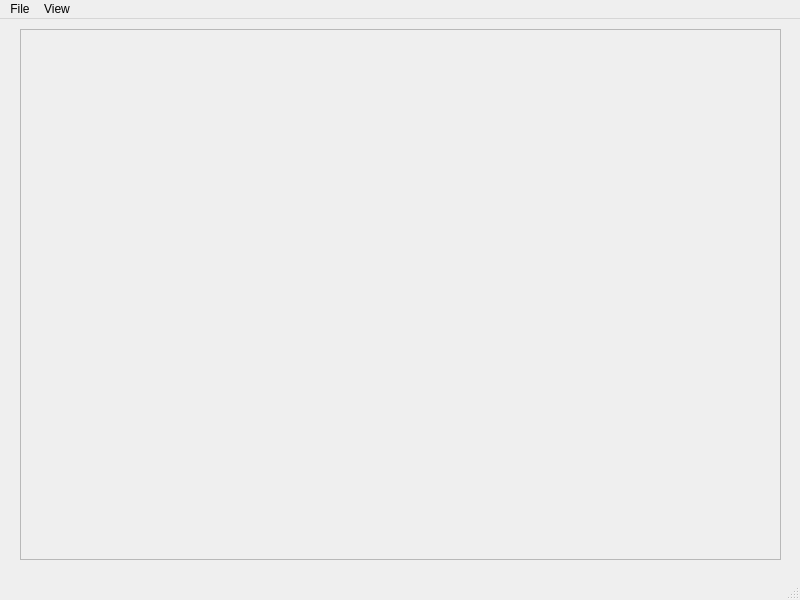
<?xml version="1.0" encoding="UTF-8"?>
<ui version="4.0">
 <class>MainWindow</class>
 <widget class="QMainWindow" name="MainWindow">
  <property name="geometry">
   <rect>
    <x>0</x>
    <y>0</y>
    <width>800</width>
    <height>600</height>
   </rect>
  </property>
  <property name="windowTitle">
   <string>UVLabel</string>
  </property>
  <widget class="QWidget" name="centralwidget">
   <widget class="QFrame" name="frame">
    <property name="geometry">
     <rect>
      <x>20</x>
      <y>10</y>
      <width>761</width>
      <height>531</height>
     </rect>
    </property>
    <property name="frameShape">
     <enum>QFrame::StyledPanel</enum>
    </property>
    <property name="frameShadow">
     <enum>QFrame::Raised</enum>
    </property>
   </widget>
  </widget>
  <widget class="QMenuBar" name="menubar">
   <property name="geometry">
    <rect>
     <x>0</x>
     <y>0</y>
     <width>800</width>
     <height>22</height>
    </rect>
   </property>
   <widget class="QMenu" name="menuFile">
    <property name="title">
     <string>File</string>
    </property>
    <addaction name="actionOpen_UV_file"/>
    <addaction name="actionOpen_fits_miriad"/>
    <addaction name="separator"/>
    <addaction name="actionImport_labels"/>
    <addaction name="actionImport_Flags"/>
    <addaction name="separator"/>
    <addaction name="actionExport_Labels"/>
    <addaction name="actionExport_Labels_2"/>
    <addaction name="separator"/>
    <addaction name="actionExity"/>
   </widget>
   <widget class="QMenu" name="menuView">
    <property name="title">
     <string>View</string>
    </property>
    <addaction name="actionDefault"/>
    <addaction name="actionFlagger"/>
    <addaction name="actionLabeller"/>
   </widget>
   <addaction name="menuFile"/>
   <addaction name="menuView"/>
  </widget>
  <widget class="QStatusBar" name="statusbar"/>
  <action name="actionOpen_UV_file">
   <property name="text">
    <string>Open UV file</string>
   </property>
  </action>
  <action name="actionOpen_fits_miriad">
   <property name="text">
    <string>Open fits, miriad...</string>
   </property>
  </action>
  <action name="actionImport_labels">
   <property name="text">
    <string>Import Flags</string>
   </property>
  </action>
  <action name="actionImport_Flags">
   <property name="text">
    <string>Import Labels</string>
   </property>
  </action>
  <action name="actionExport_Labels">
   <property name="text">
    <string>Export Flags</string>
   </property>
  </action>
  <action name="actionExport_Labels_2">
   <property name="text">
    <string>Export Labels</string>
   </property>
  </action>
  <action name="actionExity">
   <property name="text">
    <string>Exit</string>
   </property>
  </action>
  <action name="actionDefault">
   <property name="checkable">
    <bool>true</bool>
   </property>
   <property name="checked">
    <bool>true</bool>
   </property>
   <property name="text">
    <string>Default</string>
   </property>
  </action>
  <action name="actionFlagger">
   <property name="checkable">
    <bool>true</bool>
   </property>
   <property name="checked">
    <bool>false</bool>
   </property>
   <property name="enabled">
    <bool>true</bool>
   </property>
   <property name="text">
    <string>Flagging</string>
   </property>
  </action>
  <action name="actionLabeller">
   <property name="checkable">
    <bool>true</bool>
   </property>
   <property name="text">
    <string>Labelling</string>
   </property>
  </action>
 </widget>
 <resources/>
 <connections/>
</ui>
